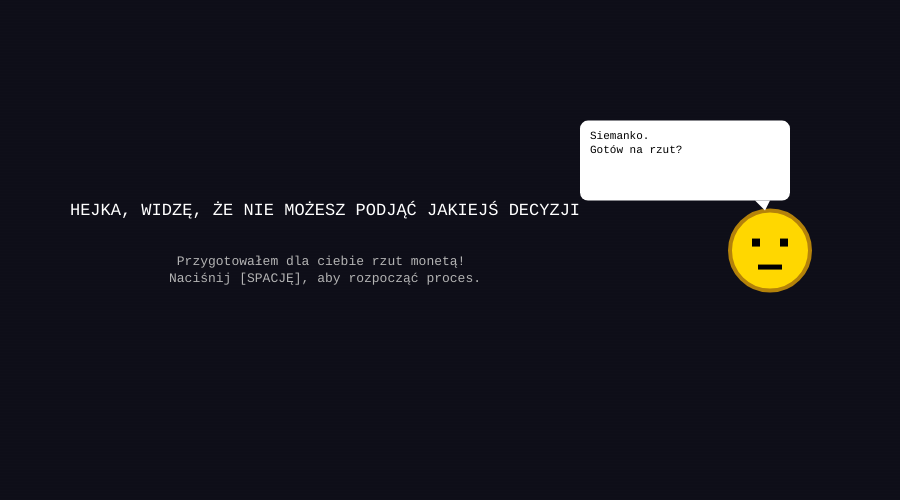
Frame 1 (no input)
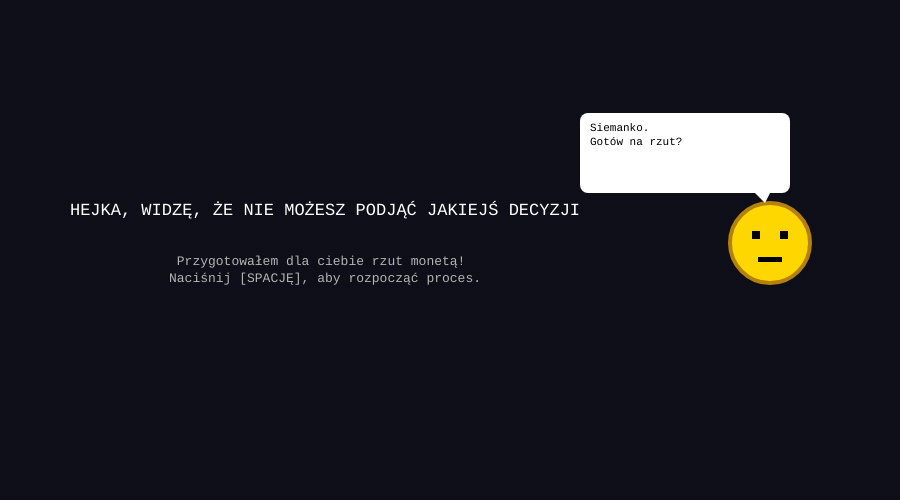
Frame 60 (no input)
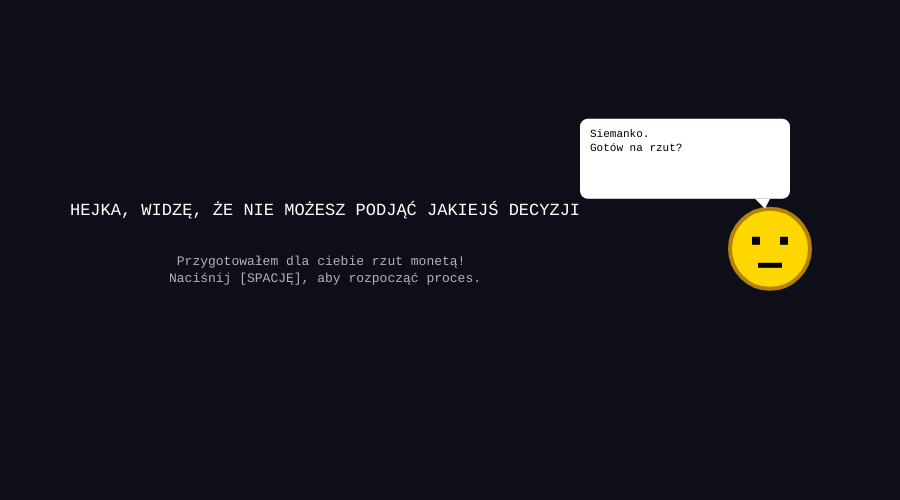
Frame 120 (the mouse pressed at the canvas centre since frame 60)

The p5.js sketch that drew these frames (run headless with seeded random() and noise() and a simulated clock; from frame 60 on, the mouse is pressed at the canvas centre):

// p5.js sketch
// ── sketch.js

let gameState = "START"; 
let currentNodeId = "Q1"; 
let endMessage = ""; 


let decisionTree = {

  "Q1": {
    type: "binary",
    text: "CZY POTRZEBUJESZ MOJEJ POMOCY W PODJĘCIU DECYZJI?",
    nextIfYes: "Q2",
    nextIfNo: "W TAKIM RAZIE PODEJMIJ JĄ SAM"
  },
  "Q2": {
    type: "binary",
    text: "CZY DECYZJA, KTÓRĄ CHCESZ PODJĄĆ JEST TRUDNA?",
    nextIfYes: "Q3",
    nextIfNo: "JEŻELI NIE JEST TRUDNA TO NIE MA PROBLEMU W PODJĘCIU JEJ"
  },
  "Q3": {
    type: "binary",
    text: "CZY POTRAFISZ PODJĄĆ TĄ DECYZJĘ SAMODZIELNIE?",
    nextIfYes: "W TAKIM RAZIE NIE JESTEM CI POTRZEBNY",
    nextIfNo: "Q4"
  },
  "Q4": {
    type: "binary",
    text: "CZY CHCESZ ABY LOS PODJĄŁ TĄ DECYZJĘ ZA CIEBIE?",
    nextIfYes: "Q5",
    nextIfNo: "TO NIE ZOSTAWIAJ DECYZJI PRZEZNACZENIU"
  },
  "Q5": {
    type: "binary",
    text: "LUBISZ JAK KTOŚ PODEJMUJE DECYZJE ZA CIEBIE?",
    nextIfYes: "Q6",
    nextIfNo: "TO CZEMU TUTAJ JESTEŚ?"
  },
  "Q6": {
    type: "binary",
    text: "CZY JEŻELI POWIEM CI ŻEBYŚ PODJĄŁ DECYZJE A, TO PODŚWIADOMIE ZACZNIESZ BRONIĆ OPCJI B?",
    nextIfYes: "TO PO CO SIĘ MNIE PYTASZ",
    nextIfNo: "Q7"
  },

  "Q7": {
    type: "binary",
    text: "CZY RZUT MONETĄ JEST PRAWNIE WIĄŻĄCY W TWOIM KRAJU?",
    nextIfYes: "NIE BIORĘ ODPOWIEDZIALNOŚCI PRAWNEJ ZA TWOJE WYBORY ŻYCIOWE",
    nextIfNo: "Q8"
  },
  "Q8": {
    type: "binary",
    text: "CZY RZUT MONETĄ JEST WYSTARCZAJĄCĄ METODĄ ABY PODJĄĆ TRUDNĄ DECYZJĘ?",
    nextIfYes: "Q9",
    nextIfNo: "TO DOBRZE ŻE SIĘ ZGADZAMY"
  },
  "Q9": {
    type: "binary",
    text: "CZY TAK NAPRAWDĘ PO PROSTU CHCESZ ABYM CIE ZWOLNIŁ Z MYŚLENIA?",
    nextIfYes: "Q10",
    nextIfNo: "TO MYŚL SAMODZIELNIE"
  },
  "Q10": {
    type: "binary",
    text: "CZY LUBISZ ZRZUCAĆ NA INNYCH ODPOWIEDZIALNOŚĆ ZA SWOJE DECYZJE?",
    nextIfYes: "O1", //  ODP OTWARTA
    nextIfNo: "TO DOBRZE"
  },
  
  "O1": {
    type: "open",
    text: "TO POWIEDZ MI, CO JEST NAJGORSZĄ RZECZĄ JAKA MOŻE SIĘ WYDARZYĆ NA PODSTAWIE TEJ DECYZJI:",
    next: "Q11"
  },
  "Q11": {
    type: "binary",
    text: "CZY BOISZ SIĘ PODJĄĆ TĄ DECYZJĘ?",
    nextIfYes: "O2", //  ODP OTWARTA
    nextIfNo: "TO STAW JEJ CZOŁA"
  },


  "O2": {
    type: "open",
    text: "TO POWIEDZ MI CO JEST NAJLEPSZĄ RZECZĄ JAKA SIĘ MOŻE WYDARZYĆ NA PODSTAWIE TEJ DECYZJI?",
    next: "Q12"
  },
  "Q12": {
    type: "binary",
    text: "CZY TA DECYZJA JEST CZYMŚ O CZYM DŁUGO MYŚLAŁEŚ?",
    nextIfYes: "Q13",
    nextIfNo: "TO ZASTANÓW SIĘ DŁUŻEJ"
  },
  "Q13": {
    type: "binary",
    text: "CZYLI JESTEŚ NA 100% PEWNY, ŻE CHCESZ ABYM PODJĄŁ TE DECYZJĘ ZA CIEBIE?",
    nextIfYes: "Q14",
    nextIfNo: "ŚWIETNIE, PODEJMIJ JĄ SAM"
  },
  "Q14": {
    type: "binary",
    text: "MASZ JAKIEŚ WĄTPLIWOŚCI?",
    nextIfYes: "TO ZNACZY, ŻE JEDNAK NIE JESTEŚ PEWIEN",
    nextIfNo: "Q15"
  },
  "Q15": {
    type: "binary",
    text: "CZY ZROBISZ TAK JAK ZADECYDUJE MONETA?",
    nextIfYes: "Q16",
    nextIfNo: "TO ZRÓB JAK SAM UWAŻASZ"
  },
  "Q16": {
    type: "binary",
    text: "CZY W TAKIM RAZIE CHCESZ RZUCIĆ MONETĄ?",
    nextIfYes: "Q17", 
    nextIfNo: "POWODZENIA W PODEJMOWANIU DECYJI SAMEMU" 
  },
  "Q17": {
    type: "binary",
    text: "CO CHCESZ ABY WYPADŁO?",
    nextIfYes: "COIN_FLIP_ORZEL",  
    nextIfNo: "COIN_FLIP_RESZKA"   
  }
};


let inputField, submitButton, flipButton;
let coinAngle = 0;
let coinSpeed = 0;
let isCoinSpinning = false;
let coinY = 230;
let coinVelocityY = 0;
let gravity = 0.4;
let flipTimer = 0;
let flipDuration = 600; 

let loaderTimer = 0;
let loaderMaxTime = 120; 
let loaderText = "";

let coinTalk = "Siemanko.\nGotów na rzut?";

function setup() {
  createCanvas(900, 500); 
  textFont('Courier New'); 

  inputField = createInput('');
  inputField.position(width/2 - 200, height/2 + 20);
  inputField.size(300, 30);
  inputField.hide();

  submitButton = createButton('Zatwierdź myśl');
  submitButton.position(width/2 + 120, height/2 + 23);
  submitButton.mousePressed(handleOpenAnswer);
  submitButton.hide();

  flipButton = createButton('RZUĆ MONETĄ');
  flipButton.size(160, 40);
  flipButton.style('background-color', '#ebd032');
  flipButton.style('font-family', 'Courier New');
  flipButton.style('font-weight', 'bold');
  flipButton.position(325 - 80, height/2 + 20);
  flipButton.mousePressed(startCoinFlip);
  flipButton.hide();
}

function draw() {
  background(15, 15, 25); 
  drawScanlines(); 
  drawCoinNPC();   

  if (gameState === "START") {
    drawStartScreen();
  } else if (gameState === "TREE_STAGE") {
    let node = decisionTree[currentNodeId];
    if (node.type === "binary") {
      drawQuestionScreen(node.text);
    } else if (node.type === "open") {
      drawTextInputScreen(node.text);
    }
  } else if (gameState === "LOADING") {
    drawLoadingScreen();
  } else if (gameState === "COIN_FLIP") {
    drawCoinFlipScreen();
  } else if (gameState === "END_DECIDED") {
    drawEndDecidedScreen();
  }
}



function drawStartScreen() {
  fill(255);
  textAlign(CENTER, CENTER);
  textSize(17);
  text("HEJKA, WIDZĘ, ŻE NIE MOŻESZ PODJĄĆ JAKIEJŚ DECYZJI", 325, height/2 - 40);
  textSize(13);
  fill(180);
  text("Przygotowałem dla ciebie rzut monetą! \nNaciśnij [SPACJĘ], aby rozpocząć proces.", 325, height/2 + 20);
}

function drawQuestionScreen(questionText) {
  fill(255);
  textAlign(CENTER, CENTER);
  textSize(14);
  text(questionText, 70, height/2 - 60, 510, 120); 
  
  textSize(12);
  fill(150);
  
 
  if (currentNodeId === "Q17") {
    text("[T] - ORZEŁ   /   [N] - RESZKA", 325, height/2 + 80);
  } else {
    text("[T] - TAK   /   [N] - NIE", 325, height/2 + 80);
  }
}

function drawTextInputScreen(questionText) {
  fill(255);
  textAlign(CENTER, CENTER);
  textSize(14);
  text(questionText, 70, height/2 - 80, 510, 120);
}

function drawLoadingScreen() {
  fill(0, 255, 0); 
  textAlign(CENTER, CENTER);
  textSize(15);
  text(loaderText, 325, height/2 - 20);
  
  stroke(0, 255, 0);
  noFill();
  rect(325 - 100, height/2 + 20, 200, 20);
  
  let progress = map(loaderTimer, 0, loaderMaxTime, 0, 200);
  fill(0, 255, 0);
  rect(325 - 100, height/2 + 20, progress, 20);
  noStroke();

  loaderTimer++;
  if (loaderTimer >= loaderMaxTime) {
    loaderTimer = 0;
    gameState = "TREE_STAGE";
    evaluateNodeTransition(); 
  }
}

function drawCoinFlipScreen() {
  fill(255);
  textAlign(CENTER, CENTER);
  
  if (!isCoinSpinning && flipTimer === 0) {
    textSize(20);
    text("STREFA OSTATECZNEGO ROZSTRZYGNIĘCIA", 325, height/2 - 80);
    textSize(13);
    fill(255, 100, 100);
    text("Kliknij przycisk poniżej, aby rzucić monetą.", 325, height/2 - 30);
  } else {
    push();
    translate(325, coinY);
    
    let currentWidth = 80 * abs(cos(coinAngle)); 
    if (currentWidth < 4) currentWidth = 4;



    fill(235, 180, 50);
    stroke(180, 120, 20);
    strokeWeight(3);
    ellipse(0, 0, currentWidth, 80); 
    
    if (currentWidth > 25 && !(!isCoinSpinning && flipTimer >= flipDuration)) {
      fill(180, 120, 20);
      noStroke();
      textSize(24);
      text("$", 0, 0);
    }
    pop();

    if (isCoinSpinning) {
      handleCoinPhysics();
    } else {
      fill(255, 100, 100);
      textSize(16);
      text("UPS...", 325, height/2 + 110);
      textSize(12);
      fill(255);
      text("System zablokował się w martwym punkcie 50/50.\nWygląda na to, że i tak musisz podjąć decyzję sam.", 325, height/2 + 140);
    }
  }
}

function drawEndDecidedScreen() {
  fill(255, 100, 100);
  textAlign(CENTER, CENTER);
  textSize(16);

  text(endMessage, 70, height/2 - 40, 510, 100); 
  
  textSize(12);
  fill(255);
  text("Proces został przerwany.\nOdśwież stronę [F5], aby spróbować ponownie wbić na właściwy tor.", 325, height/2 + 60);
}



let pendingChoice = ""; 

function keyPressed() {
  if (gameState === "START" && key === ' ') {
    gameState = "TREE_STAGE";
    currentNodeId = "Q1";
    coinTalk = "Zaczynamy.\nOdpowiadaj szczerze!";
  } 
  
  else if (gameState === "TREE_STAGE") {
    let node = decisionTree[currentNodeId];
    if (node.type === "binary") {
      if (key === 't' || key === 'T') {
        pendingChoice = "YES";
    
        if (currentNodeId === "Q4") {
          triggerLoader("Nawiązywanie połączenia z przeznaczeniem...");
        } else if (currentNodeId === "Q9") {
          triggerLoader("Formatowanie pamięci podręcznej mózgu...");
        } else {
          evaluateNodeTransition();
        }
      } 
      else if (key === 'n' || key === 'N') {
        pendingChoice = "NON";
        evaluateNodeTransition();
      }
    }
  }
}

function handleOpenAnswer() {
  if (inputField.value().length > 3) { 
    pendingChoice = "OPEN_DONE";
    evaluateNodeTransition();
  } else {
    coinTalk = "Za krótko!\nWysil się trochę.";
  }
}

function triggerLoader(textMessage) {
  gameState = "LOADING";
  loaderText = textMessage;
  loaderTimer = 0;
}

function evaluateNodeTransition() {
  let node = decisionTree[currentNodeId];
  let nextTarget = "";

  if (node.type === "binary") {
    if (pendingChoice === "YES") nextTarget = node.nextIfYes;
    if (pendingChoice === "NON") nextTarget = node.nextIfNo;
  } else if (node.type === "open") {
    nextTarget = node.next;
  }

 
  if (nextTarget.startsWith("COIN_FLIP")) {
    inputField.hide();
    submitButton.hide();
    gameState = "COIN_FLIP";
    coinTalk = "Przebrnąłeś przez to.\nCzas na wielki rzut!";
    flipButton.show();
  } 
  else if (decisionTree[nextTarget] === undefined) {
   
    inputField.hide();
    submitButton.hide();
    endMessage = nextTarget; 
    gameState = "END_DECIDED";
    coinTalk = "No i wszystko jasne.\nKoniec pogawędki.";
  } 
  else {
  
    currentNodeId = nextTarget;
    let nextNode = decisionTree[currentNodeId];
    
    if (nextNode.type === "open") {
      coinTalk = "Oho, pisanie esejów.\nDo dzieła!";
      inputField.value('');
      inputField.show();
      submitButton.show();
    } else {
      inputField.hide();
      submitButton.hide();
      if (currentNodeId === "Q6") coinTalk = "Wiedziałem!";
    }
  }
}



function startCoinFlip() {
  flipButton.hide();
  isCoinSpinning = true;
  flipTimer = 0;
  coinY = 230;
  coinVelocityY = -14; 
  coinSpeed = 0.5; 
  coinTalk = "Uwaga!\nPatrz uważnie!";
}

function handleCoinPhysics() {
  flipTimer++;
  coinAngle += coinSpeed;
  coinY += coinVelocityY;
  coinVelocityY += gravity;
  
  if (coinY > 230 && coinVelocityY > 0) {
    coinY = 230;
    coinVelocityY = -coinVelocityY * 0.5; 
    if (flipTimer > flipDuration - 150) {
      coinVelocityY = 0;
      gravity = 0;
    }
  }

  if (flipTimer > flipDuration - 100) {
    coinSpeed *= 0.92;
  }

  if (flipTimer >= flipDuration) {
    isCoinSpinning = false;
    coinAngle = HALF_PI; 
    coinY = 230; 
    coinTalk = "Oj... \n Akurat spadło na krawędź.";
  }
}



function drawCoinNPC() {
  push();
  translate(770, 250); 
  let bounce = sin(frameCount * 0.08) * 7;
  translate(0, bounce);
  

  fill(255, 215, 0);
  stroke(180, 130, 10);
  strokeWeight(4);
  ellipse(0, 0, 80, 80);
  fill(0);
  noStroke();
  rect(-18, -12, 8, 8); 
  rect(10, -12, 8, 8);  
  rect(-12, 14, 24, 5);  

  fill(255);
  rect(-190, -130, 210, 80, 8); 
  triangle(0, -50, -15, -50, -5, -40); 
  
  fill(0);
  textSize(11);
  textAlign(LEFT, TOP);
  text(coinTalk, -180, -120, 190, 70); 
  pop();
}

function drawScanlines() {
  stroke(0, 0, 0, 30); 
  strokeWeight(1);
  for (let i = 0; i < height; i += 3) {
    line(0, i, width, i);
  }
  noStroke();
}  
